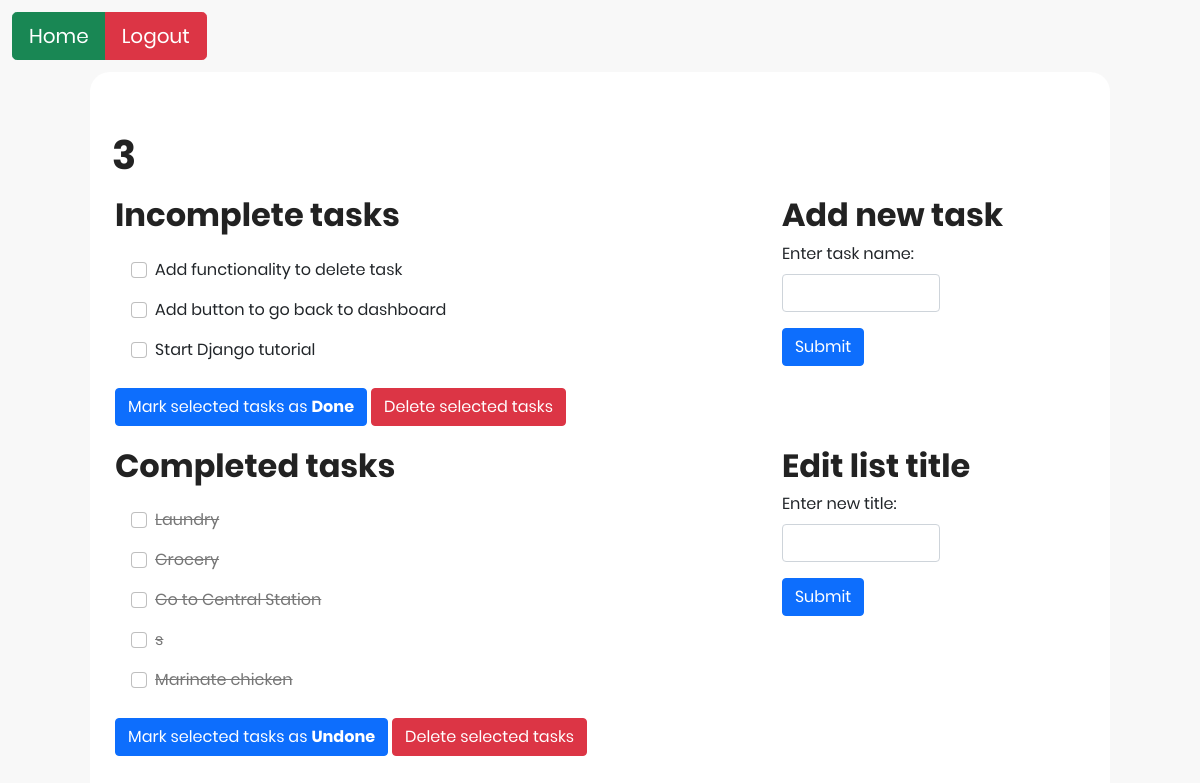
/display_list/3/3, run on the app's committed database.
### tables this page shows
CREATE TABLE Tasks (
TaskID INTEGER PRIMARY KEY AUTOINCREMENT NOT NULL,
ListID INTEGER,
TaskName VARCHAR(100),
Status BOOLEAN NOT NULL CHECK (Status IN (0, 1)),
FOREIGN KEY (ListID) REFERENCES Lists(ListID)
);

### Homework5/app.py (the view)
@app.route('/display_list/<int:list_id>/<string:list_name>')
def display_list_with_id(list_id, list_name):
    session['current_list_id'] = list_id
    session['current_list_name'] = list_name
    list_tasks = model.get_all_tasks(list_id)
    list_tasks_dict = {
        'list_id': list_id,
        'list_name': list_name,
        'list_tasks': list_tasks
    }
    return render_template('view_list.html', list_tasks_dict=list_tasks_dict)

### Homework5/app.py (called while the page is built)
@app.before_request
def before_request():
    g.user_id = None
    if 'user_id' in session:
        g.user_id = session['user_id']

### Homework5/data_model.py (called while the page is built)
    def retrieve_data_multiple(self, sql_command):
        self.cursor.execute(sql_command)
        results = self.cursor.fetchall()
        return results

    def get_all_tasks(self, list_id):
        query = '''
            SELECT TaskID, TaskName, Status FROM Tasks
            WHERE ListID = '{}';
        '''.format(list_id)
        results = self.retrieve_data_multiple(query)
        return results

### Homework5/templates/view_list.html (shortened to what this page needs)
{% extends "main_structure.html" %}
{% block head %}
    <link rel="stylesheet" href="/static/css/style.css">
{% endblock %}
{% block body %}
<body>
    <div class="container btn-top-left btn-home-logout">
        <form action="/list_view_panel" method="post">
            <div class="btn-group" role="group" aria-label="Basic outlined example">
                <button class="btn btn-success btn-lg" type="submit" name="action" value="home">Home</button>
                <button class="btn btn-danger btn-lg" type="submit" name="action" value="logout">Logout</button>
            </div>
        </form>
    </div>
    <div class="main">
        <div class="container-fluid">
            <div class="header-container">
                <h1>{{ list_tasks_dict['list_name'] }}</h1>
            </div>
        </div>
        <div class="container-fluid">
            <div class="row">
                <div class="col-md-8">
                    <div class="tasks-view-container">
                        <h2>Incomplete tasks</h2>
                        <form action="/check_items" method="post">
                            {% for task in list_tasks_dict['list_tasks'] %}
                            {% if task[2] == 0 %}
                            <div class="form-check lists-view">
                                <input class="form-check-input" type="checkbox" value="{{ task[0] }}" id="{{ task[1] }}" name="task_id">
                                <label class="form-check-label" for="{{ task[1] }}">
                                {{ task[1] }}
                                </label>
                            </div>
                            {% endif %}
                            {% endfor %}
                            <br>
                            <button class="btn btn-primary" name="action" type="submit" value="Check">Mark selected tasks as <b>Done</b></button>
                            <button class="btn btn-danger" name="action" type="submit" value="Delete">Delete selected tasks</button>
                        </form>
                    </div>
                </div>
                <div class="col">
                        <h2>Add new task</h2>
                        <form action="/add_new_task" method="post">
                            <div class="mb-3">
                                <label for="task_name" class="form-label">Enter task name:</label>
                                <input type="text" class="form-control new-task" id="task_name" name="task_name" required>
                            </div>
                            <button type="submit" class="btn btn-primary">Submit</button>
                        </form>
                </div>
            </div>
            <div class="row">
                <div class="col-md-8">
                    <div class="tasks-view-container">
                        <h2>Completed tasks</h2>
                        <form action="/uncheck_items" method="post">
                            {% for task in list_tasks_dict['list_tasks'] %}
                            {% if task[2] == 1 %}
                            <div class="form-check lists-view">
                                <input class="form-check-input" type="checkbox" value="{{ task[0] }}" id="{{ task[1] }}" name="task_id">
                                <label class="form-check-label task-complete" for="{{ task[1] }}">
                                  {{ task[1] }}
                                </label>
                            </div>
                            {% endif %}
                            {% endfor %}
                            <br>
                            <button class="btn btn-primary" name="action" type="submit" value="Check">Mark selected tasks as <b>Undone</b></button>
                            <button class="btn btn-danger" name="action" type="submit" value="Delete">Delete selected tasks</button>
                        </form>
                    </div>
                </div>
                <div class="col">
                    <h2>Edit list title</h2>
                        <form action="/edit_list" method="post">
                            <div class="mb-3">
                                <label for="updated_list_name" class="form-label">Enter new title:</label>
                                <input type="text" class="form-control new-task" id="updated_list_name" name="updated_list_name" required>
                            </div>
                            <button type="submit" class="btn btn-primary">Submit</button>
                    </form>
                </div>
            </div>
        </div>
    </div>
</body>
{% endblock %}

### Homework5/static/css/style.css (style rules this page uses)
body { background: #f8f8f8; font-family: Poppins; }
h1, h2 { line-height: 1.66; margin: 0; padding: 0; font-weight: bold; color: #222; font-family: Poppins; }
.main { padding: 70px 0; width: 85%; background: #fff; margin: 0 auto; border-radius: 20px; }
.header-container { margin-left: 1%; margin-top: -2%; }
.tasks-view-container { margin-left: 2%; margin-bottom: 2%; }
.lists-view { margin-top: 1em; margin-left: 1em; }
.new-task { width: 50%; }
.btn-top-left { margin-bottom: 1%; margin-top: 1%; }
.btn-home-logout { padding-right: 99%; }
.task-complete { color: #777; text-decoration: line-through; }

### data on the page
Tasks: TaskName "Add functionality to delete task"
Tasks: TaskName "Add button to go back to dashboard"
Tasks: TaskName "Start Django tutorial"
Tasks: TaskName "Laundry"
Tasks: TaskName "Grocery"
Tasks: TaskName "Go to Central Station"
Tasks: TaskName "s"
Tasks: TaskName "Marinate chicken"

### other printed values
{{ list_tasks_dict['list_name'] }} "3"
